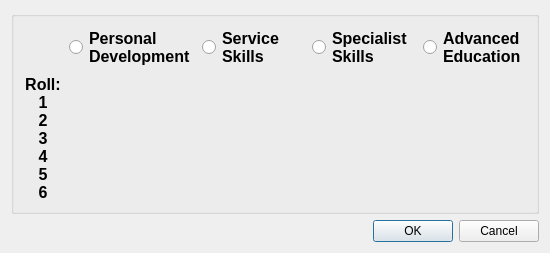
<?xml version="1.0" encoding="UTF-8"?>
<ui version="4.0">
 <class>SkillTableDialog</class>
 <widget class="QDialog" name="SkillTableDialog">
  <property name="windowModality">
   <enum>Qt::WindowModal</enum>
  </property>
  <property name="geometry">
   <rect>
    <x>0</x>
    <y>0</y>
    <width>550</width>
    <height>250</height>
   </rect>
  </property>
  <property name="windowTitle">
   <string>Select Skill Table</string>
  </property>
  <property name="modal">
   <bool>true</bool>
  </property>
  <layout class="QVBoxLayout" name="verticalLayout">
   <item>
    <widget class="QGroupBox" name="groupBox">
     <property name="title">
      <string/>
     </property>
     <layout class="QGridLayout" name="gridLayout">
      <item row="0" column="1">
       <widget class="QRadioButton" name="skills1RadioButton">
        <property name="sizePolicy">
         <sizepolicy hsizetype="Minimum" vsizetype="Fixed">
          <horstretch>0</horstretch>
          <verstretch>0</verstretch>
         </sizepolicy>
        </property>
        <property name="font">
         <font>
          <pointsize>12</pointsize>
          <weight>75</weight>
          <bold>true</bold>
         </font>
        </property>
        <property name="text">
         <string>Personal
Development</string>
        </property>
        <attribute name="buttonGroup">
         <string notr="true">skillsButtonGroup</string>
        </attribute>
       </widget>
      </item>
      <item row="0" column="2">
       <widget class="QRadioButton" name="skills2RadioButton">
        <property name="sizePolicy">
         <sizepolicy hsizetype="Minimum" vsizetype="Fixed">
          <horstretch>0</horstretch>
          <verstretch>0</verstretch>
         </sizepolicy>
        </property>
        <property name="font">
         <font>
          <pointsize>12</pointsize>
          <weight>75</weight>
          <bold>true</bold>
         </font>
        </property>
        <property name="text">
         <string>Service
Skills</string>
        </property>
        <attribute name="buttonGroup">
         <string notr="true">skillsButtonGroup</string>
        </attribute>
       </widget>
      </item>
      <item row="0" column="3">
       <widget class="QRadioButton" name="skills3RadioButton">
        <property name="sizePolicy">
         <sizepolicy hsizetype="Minimum" vsizetype="Fixed">
          <horstretch>0</horstretch>
          <verstretch>0</verstretch>
         </sizepolicy>
        </property>
        <property name="font">
         <font>
          <pointsize>12</pointsize>
          <weight>75</weight>
          <bold>true</bold>
         </font>
        </property>
        <property name="text">
         <string>Specialist
Skills</string>
        </property>
        <attribute name="buttonGroup">
         <string notr="true">skillsButtonGroup</string>
        </attribute>
       </widget>
      </item>
      <item row="0" column="4">
       <widget class="QRadioButton" name="skills4RadioButton">
        <property name="sizePolicy">
         <sizepolicy hsizetype="Minimum" vsizetype="Fixed">
          <horstretch>0</horstretch>
          <verstretch>0</verstretch>
         </sizepolicy>
        </property>
        <property name="font">
         <font>
          <pointsize>12</pointsize>
          <weight>75</weight>
          <bold>true</bold>
         </font>
        </property>
        <property name="text">
         <string>Advanced
Education</string>
        </property>
        <attribute name="buttonGroup">
         <string notr="true">skillsButtonGroup</string>
        </attribute>
       </widget>
      </item>
      <item row="1" column="0">
       <widget class="QLabel" name="rollLabel">
        <property name="maximumSize">
         <size>
          <width>40</width>
          <height>16777215</height>
         </size>
        </property>
        <property name="font">
         <font>
          <pointsize>12</pointsize>
          <weight>75</weight>
          <bold>true</bold>
         </font>
        </property>
        <property name="text">
         <string>Roll:
1
2
3
4
5
6</string>
        </property>
        <property name="alignment">
         <set>Qt::AlignHCenter|Qt::AlignTop</set>
        </property>
       </widget>
      </item>
      <item row="1" column="1">
       <widget class="QLabel" name="skills1Label">
        <property name="font">
         <font>
          <pointsize>12</pointsize>
         </font>
        </property>
        <property name="text">
         <string/>
        </property>
        <property name="alignment">
         <set>Qt::AlignLeading|Qt::AlignLeft|Qt::AlignTop</set>
        </property>
       </widget>
      </item>
      <item row="1" column="2">
       <widget class="QLabel" name="skills2Label">
        <property name="font">
         <font>
          <pointsize>12</pointsize>
         </font>
        </property>
        <property name="text">
         <string/>
        </property>
        <property name="alignment">
         <set>Qt::AlignLeading|Qt::AlignLeft|Qt::AlignTop</set>
        </property>
       </widget>
      </item>
      <item row="1" column="3">
       <widget class="QLabel" name="skills3Label">
        <property name="font">
         <font>
          <pointsize>12</pointsize>
         </font>
        </property>
        <property name="text">
         <string/>
        </property>
        <property name="alignment">
         <set>Qt::AlignLeading|Qt::AlignLeft|Qt::AlignTop</set>
        </property>
       </widget>
      </item>
      <item row="1" column="4">
       <widget class="QLabel" name="skills4Label">
        <property name="font">
         <font>
          <pointsize>12</pointsize>
         </font>
        </property>
        <property name="text">
         <string/>
        </property>
        <property name="alignment">
         <set>Qt::AlignLeading|Qt::AlignLeft|Qt::AlignTop</set>
        </property>
       </widget>
      </item>
     </layout>
    </widget>
   </item>
   <item>
    <widget class="QDialogButtonBox" name="dialogButtonBox">
     <property name="orientation">
      <enum>Qt::Horizontal</enum>
     </property>
     <property name="standardButtons">
      <set>QDialogButtonBox::Cancel|QDialogButtonBox::Ok</set>
     </property>
    </widget>
   </item>
  </layout>
 </widget>
 <resources/>
 <connections>
  <connection>
   <sender>dialogButtonBox</sender>
   <signal>accepted()</signal>
   <receiver>SkillTableDialog</receiver>
   <slot>accept()</slot>
   <hints>
    <hint type="sourcelabel">
     <x>248</x>
     <y>254</y>
    </hint>
    <hint type="destinationlabel">
     <x>157</x>
     <y>274</y>
    </hint>
   </hints>
  </connection>
  <connection>
   <sender>dialogButtonBox</sender>
   <signal>rejected()</signal>
   <receiver>SkillTableDialog</receiver>
   <slot>reject()</slot>
   <hints>
    <hint type="sourcelabel">
     <x>316</x>
     <y>260</y>
    </hint>
    <hint type="destinationlabel">
     <x>286</x>
     <y>274</y>
    </hint>
   </hints>
  </connection>
  <connection>
   <sender>skillsButtonGroup</sender>
   <signal>buttonClicked(int)</signal>
   <receiver>SkillTableDialog</receiver>
   <slot>Select(int)</slot>
   <hints>
    <hint type="sourcelabel">
     <x>-1</x>
     <y>-1</y>
    </hint>
    <hint type="destinationlabel">
     <x>274</x>
     <y>124</y>
    </hint>
   </hints>
  </connection>
 </connections>
 <slots>
  <slot>Select(int)</slot>
 </slots>
 <buttongroups>
  <buttongroup name="skillsButtonGroup"/>
 </buttongroups>
</ui>
